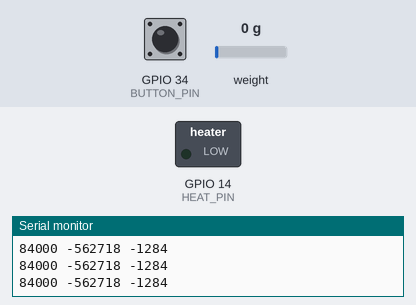
Recording of a sketch running on a simulated ESP32. Shown: switched loads named in the sketch (green lamp = pin HIGH), the last lines printed to the serial monitor. Wiring (inferred from the names in the program): HX711 load-cell converter: data GPIO 13; SCK GPIO 25. The test bench sets the inputs (shaded band); at power-on: weight on the scale 0 g, GPIO 34 (BUTTON_PIN) LOW. Pins used as bus, display or sensor lines are not drawn.

Above: at 1.2 s.
1.3 s: weight on the scale set to 1771 g
2.8 s: weight on the scale set to 1914 g
At 3.7 s:
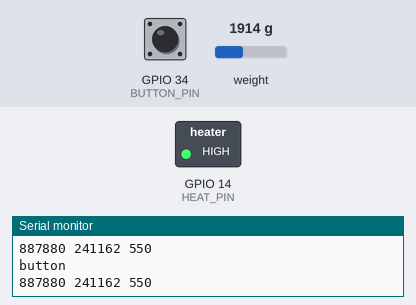
4.3 s: weight on the scale set to 100 g
At 5.1 s:
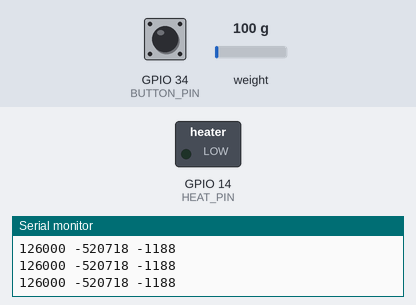
5.8 s: weight on the scale set to 2500 g
At 6.4 s:
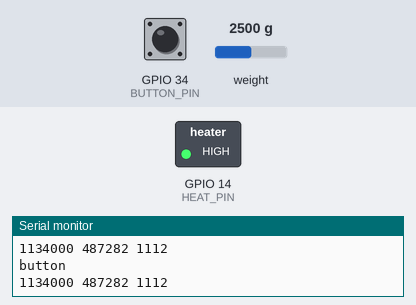
Timing chart, 0 to 8.3 s (numbered marks = the images above; inputs shaded):
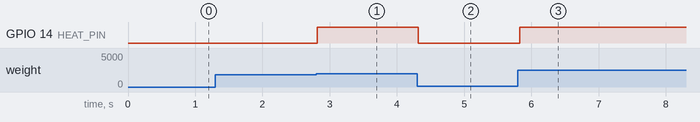

Measured:
- the behaviour switches between 1823 and 1824 g on weight on the scale (found by bisection; images 0 and 1)
- after the input at 2.8 s, GPIO 14 (HEAT_PIN): LOW → HIGH at once
- after the input at 4.3 s, GPIO 14 (HEAT_PIN): HIGH → LOW at once
- after the input at 5.8 s, GPIO 14 (HEAT_PIN): LOW → HIGH at once

The sketch:

arduino-esp-prototype-software.ino
```cpp
#define MCU_ESP

#ifdef MCU_ESP
// esp devkit 38 pins
#define SERIAL_BAUDS 115200
#define BUTTON_PIN 34
#define HEAT_PIN 14
#define HX711_DOUT_PIN 13
#define HX711_SCK_PIN 25
#else
// arduino
#define SERIAL_BAUDS 9600
#define BUTTON_PIN 5
#define HEAT_PIN 4
#define HX711_DOUT_PIN 3
#define HX711_SCK_PIN 2
#endif

// esp devkit 38 pins

#define HX711_BITS 24
#define HX711_T1_MICROS 1
#define HX711_T2_MICROS 1
#define HX711_T3_MICROS 1
#define HX711_T4_MICROS 1
#define HX711_TSLEEP_MICROS 60

#define HX711_CHANNEL_BITS_A_GAIN_128 1
#define HX711_CHANNEL_BITS_B_GAIN_32 2
#define HX711_CHANNEL_BITS_A_GAIN_64 3

#define HX711_CHANNEL_BITS HX711_CHANNEL_BITS_A_GAIN_128

uint8_t hx711_read_bit() {
  digitalWrite(HX711_SCK_PIN, HIGH);
  delayMicroseconds(max(HX711_T2_MICROS, HX711_T3_MICROS));
  uint8_t value = digitalRead(HX711_DOUT_PIN);
  digitalWrite(HX711_SCK_PIN, LOW);
  delayMicroseconds(HX711_T4_MICROS);
  return value;
}

void setup() {
  Serial.begin(SERIAL_BAUDS);
  Serial.println("https://github.com/nipil/smart-plate-heater");

  pinMode(BUTTON_PIN, INPUT);
  pinMode(HX711_DOUT_PIN, INPUT);

  pinMode(HEAT_PIN, OUTPUT);
  digitalWrite(HEAT_PIN, LOW);

  pinMode(HX711_SCK_PIN, OUTPUT);

  // disable HX711
  digitalWrite(HX711_SCK_PIN, HIGH);
  delay(1);
}

// const int32_t RAW_SELF_SUSPENDED_WEIGHT = 357882L;
const int32_t RAW_SELF_GRAVITY_WEIGHT = 646718L;
// const int32_t RAW_EDGE_312_GRAMS = 793342L;
// const int32_t RAW_EDGE_1293_GRAMS = 1216109L;
// const int32_t RAW_EDGE_2254_GRAMS = 1615611L;
// const int32_t RAW_EDGE_2566_GRAMS = 1800440L;
// const int32_t RAW_EDGE_3547_GRAMS = 2248014L;
// const int32_t RAW_EDGE_3859_GRAMS = 2383308L;
// const int32_t RAW_EDGE_4619_GRAMS = 2609744L;
const int32_t UNITS_PER_GRAM = 438L;

const int32_t RAW_THRESHOLD_ALLOW_CENTER = 850000L;

// chauffe assiette centré + cordon secteur + 2ème interrupteur = 420 grammes
// chauffe assiette centré + cordon secteur + 2ème interrupteur + cable réseau = 450 grammes
// chauffe assiette centré + cordon secteur + cable réseau = 390 grammes
// 1130600 = bouteille 1293 g
// 5157735 = acier 4619 g

void loop() {

  // enable HX711
  digitalWrite(HX711_SCK_PIN, LOW);
  while (digitalRead(HX711_DOUT_PIN) == HIGH) {
    delayMicroseconds(1);
  }

  int32_t raw_value = 0;
  for (uint8_t i = 0; i < HX711_BITS; i++) {
    uint8_t bit_value = hx711_read_bit();
    raw_value = (raw_value << 1) | bit_value;
  }

  for (uint8_t i = 0; i < HX711_CHANNEL_BITS; i++) {
    hx711_read_bit();
  }

  // disable HX711
  digitalWrite(HX711_SCK_PIN, HIGH);
  delay(1);

  if (raw_value > 0x007FFFFF) {
    raw_value |= 0xFF800000;
  }

  if (raw_value <= 0) {
    // handle disconnections between modules
    digitalWrite(HEAT_PIN, LOW);
    delay(100);
    return;
  }

  // if under threshold, stop heating
  if (raw_value < RAW_THRESHOLD_ALLOW_CENTER) {
    digitalWrite(HEAT_PIN, LOW);
  } else {
    // if over threshold, check button
    if (digitalRead(BUTTON_PIN) == LOW) {
      digitalWrite(HEAT_PIN, HIGH);
      Serial.println("button");
    }
  }

  Serial.print(raw_value);
  Serial.print(" ");
  raw_value -= RAW_SELF_GRAVITY_WEIGHT;
  Serial.print(raw_value);
  Serial.print(" ");
  raw_value /= UNITS_PER_GRAM;
  Serial.println(raw_value);
}
```
